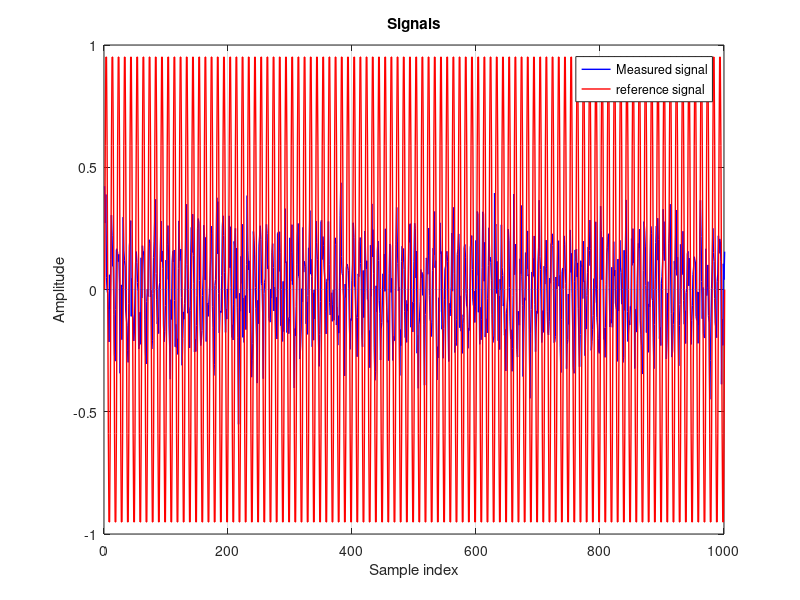

This figure's MATLAB source:

clear all;
clc;

synthetic_data = true;

if (synthetic_data == false)
    fs = 100000;
    
    reference_signal_I = load("with_obj_sine1khz.mat").data_ch2;
    reference_signal_Q = [zeros(25,1)', reference_signal_I(1:(end-25))];
    
    measured_signal = load("without_obj_sine1khz.mat").data_ch1;
else
    fs = 10000;         % sampling frequency (Hz)
    f0 = 1000;          % cerrier frequency (Hz)
    t = 0:1/fs:1;       % time axis
    
    % Reference signal
    reference_signal_I = sin(2*pi*f0*t);    % In-phase
    
    % Shift reference signal by 90°
    reference_signal_Q = cos(2*pi*f0*t);    % shifted by 90°
    
    % Simulate received signal with phase shift
    phase_shift = pi/4;
    measured_signal = sin(2*pi*f0*t + phase_shift);
    % Amplitude modulation
    ampl = 0.2;
    measured_signal = ampl * measured_signal;
    % % add noice
    measured_signal = measured_signal + 0.1 * randn(size(t));
end

% Multiply measured signal by reference signal 
I_samples  = measured_signal .* reference_signal_I;
Q_samples  = measured_signal .* reference_signal_Q;

% Sum (Integrate)
I_val = sum(I_samples);
Q_val = sum(Q_samples);

% Count phase
phase_estimated = atan2(Q_val, I_val);

% Result
% fprintf('True phase shift:     %f rad\n', phase_shift);
fprintf('Etimated phase shift:   %f rad\n', phase_estimated); % 2.475800
% fprintf('Difference (error):           %f rad\n', phase_estimated - phase_shift);

%% Plot signals

figure(1);
plot(measured_signal, 'b', 'LineWidth', 1);   % změřený signál
hold on;
plot(reference_signal_I, 'r', 'LineWidth', 1);   % referenční signál
title('Signals');
xlabel('Sample index');
ylabel('Amplitude');
legend('Measured signal', 'reference signal');
xlim([0, 1000]);    % např. omezíme na prvních 1000 vzorků pro přehlednost
grid on;
